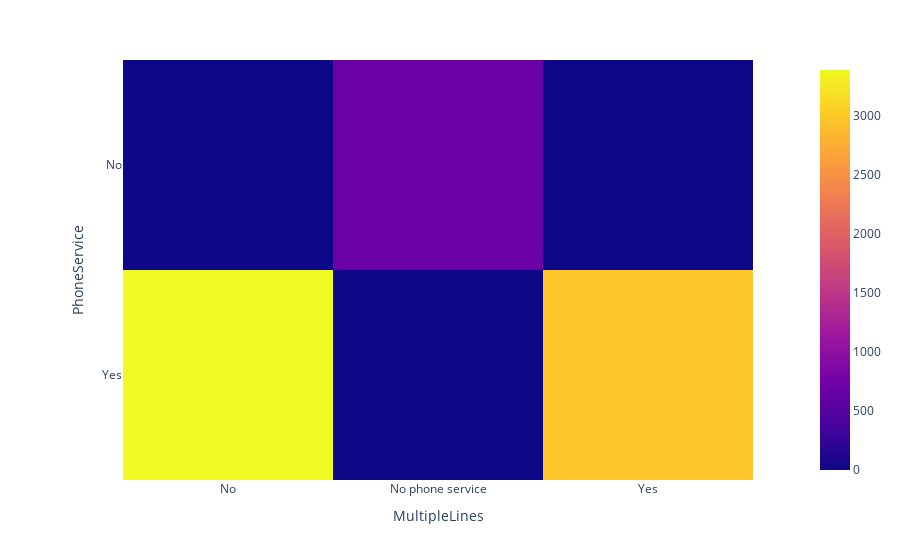

Notebook source saved alongside this figure:
### Code cell
fig = px.imshow(w)
fig.show()

### Figure 1 — Plotly figure (JSON) as saved in the notebook; plotly's stock layout.template omitted (floating-point values rounded to 4 significant figures)
{"data": [{"coloraxis": "coloraxis", "hovertemplate": "MultipleLines: %{x}<br>PhoneService: %{y}<br>color: %{z}<extra></extra>", "name": "0", "type": "heatmap", "x": ["No", "No phone service", "Yes"], "xaxis": "x", "y": ["No", "Yes"], "yaxis": "y", "z": [[0, 682, 0], [3390, 0, 2971]]}], "layout": {"coloraxis": {"colorscale": [[0, "#0d0887"], [0.1111, "#46039f"], [0.2222, "#7201a8"], [0.3333, "#9c179e"], [0.4444, "#bd3786"], [0.5556, "#d8576b"], [0.6667, "#ed7953"], [0.7778, "#fb9f3a"], [0.8889, "#fdca26"], [1, "#f0f921"]]}, "margin": {"t": 60}, "xaxis": {"anchor": "y", "constrain": "domain", "domain": [0, 1], "scaleanchor": "y", "title": {"text": "MultipleLines"}}, "yaxis": {"anchor": "x", "autorange": "reversed", "constrain": "domain", "domain": [0, 1], "title": {"text": "PhoneService"}}}}
